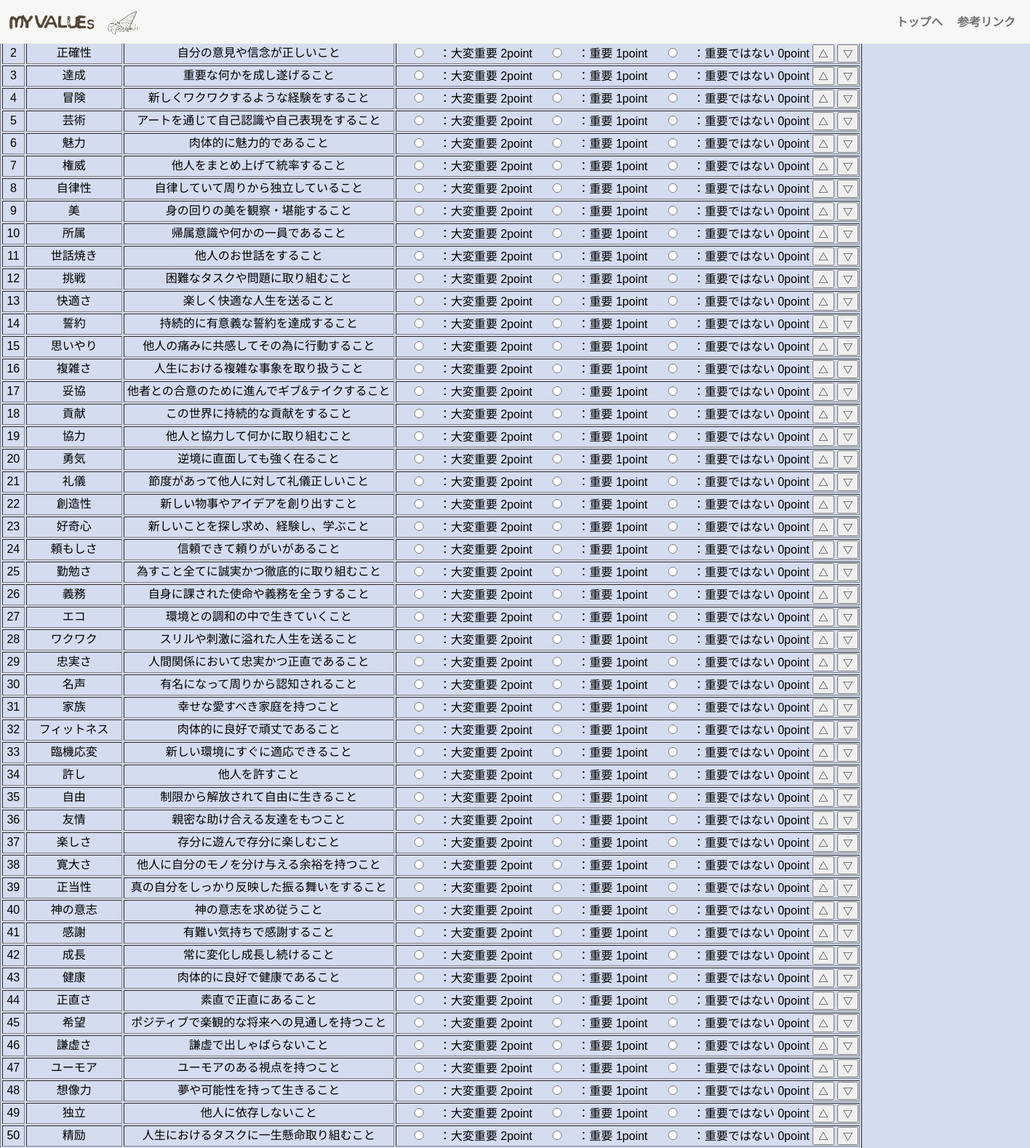
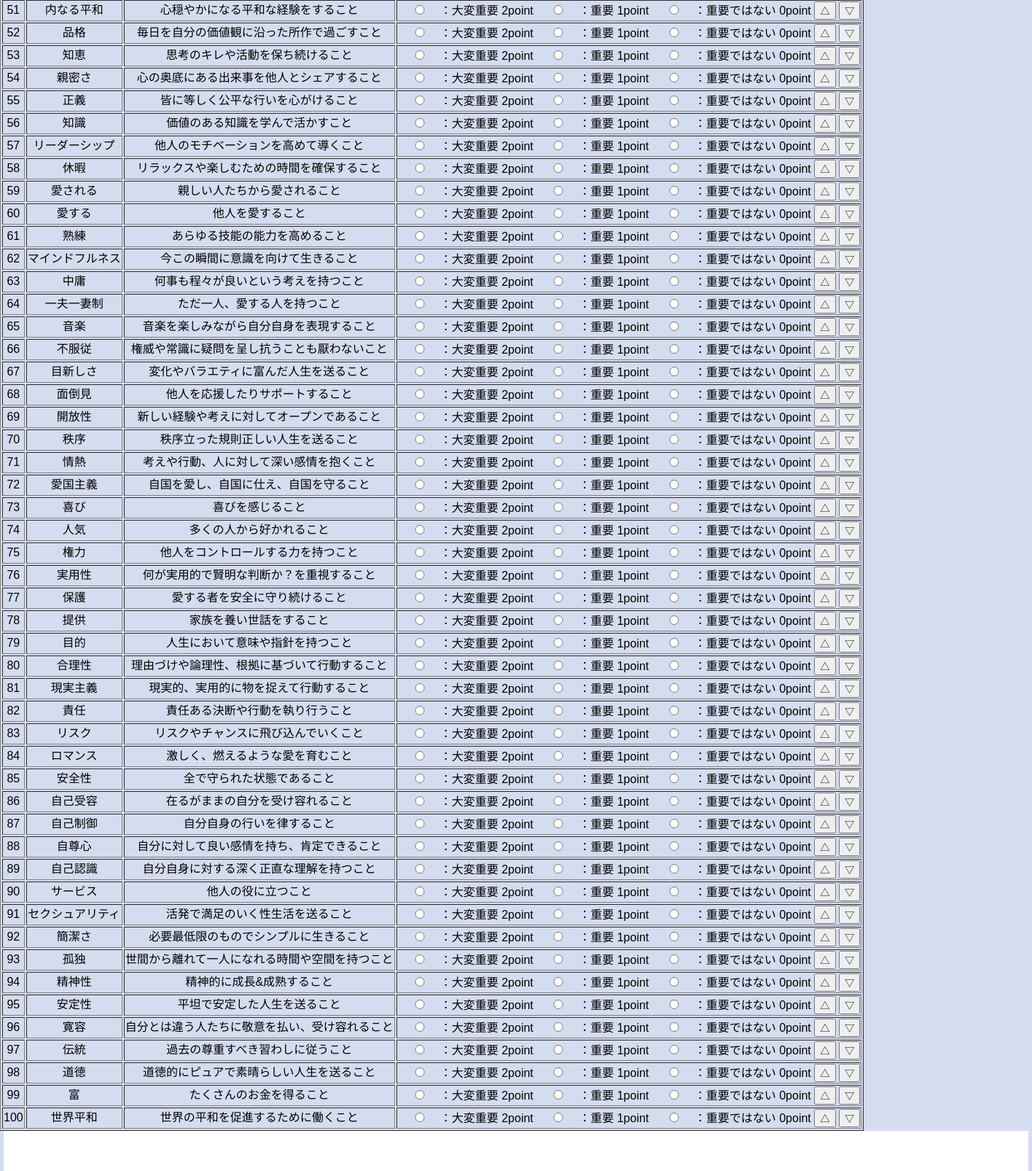
Before: /list100 (signed in, upper part) with the older database file (2 pictures, top to bottom).
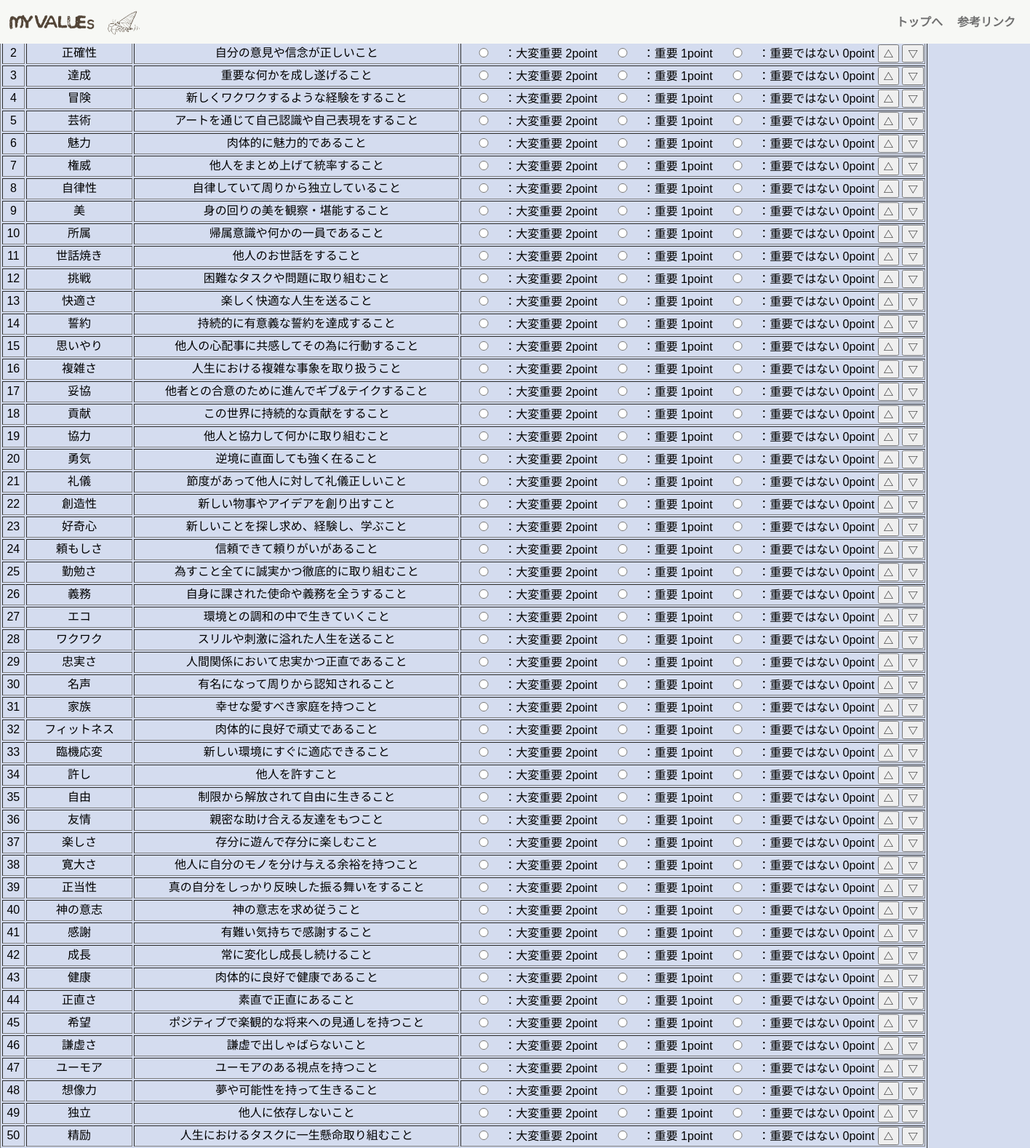
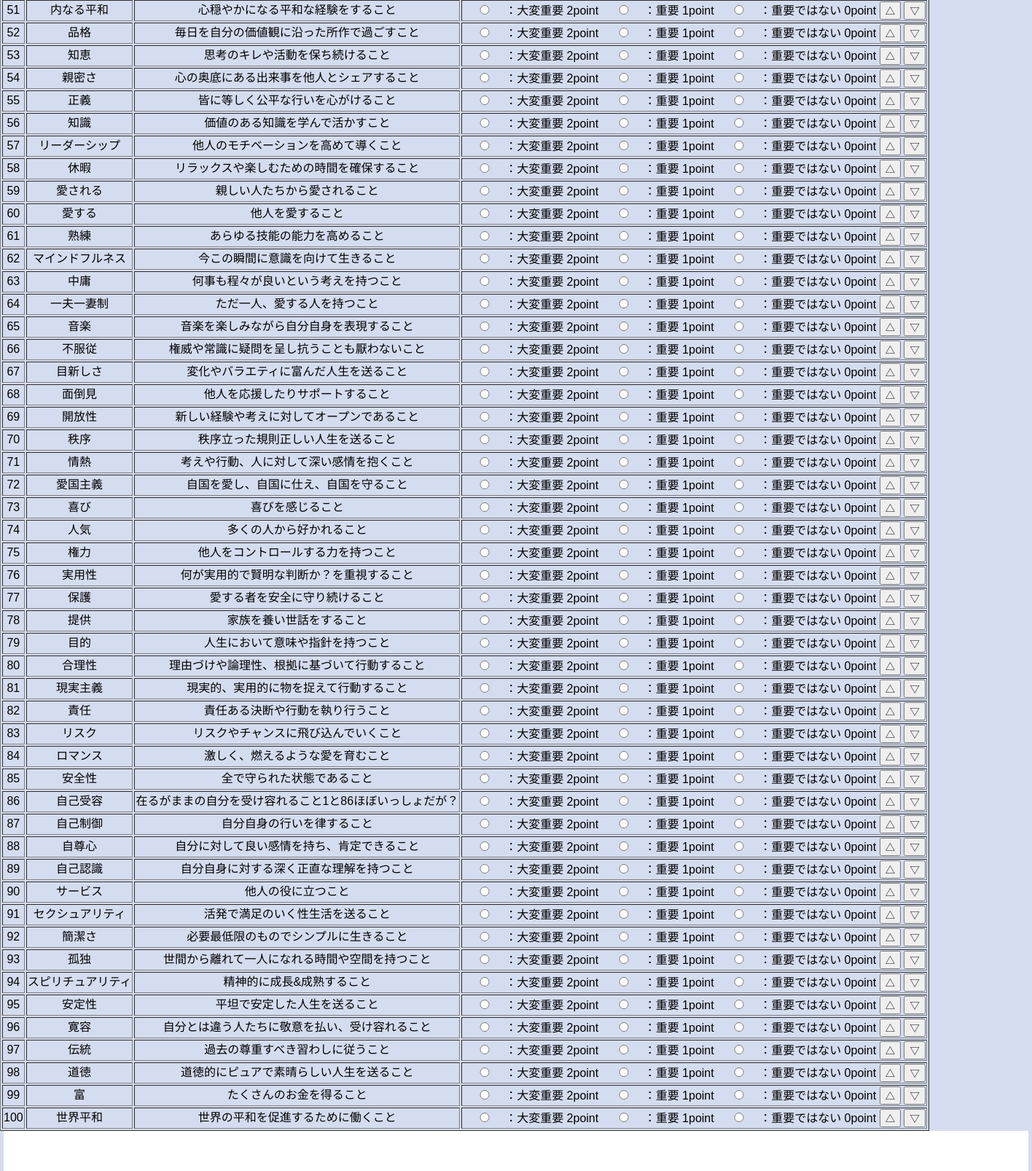
After: the same page with the newer database file (2 pictures, top to bottom).
### tables this page shows
CREATE TABLE "values100" (
	"id"	INTEGER,
	"value"	TEXT,
	"explanation"	TEXT,
	PRIMARY KEY("id")
);

### app.py (the view)
@app.route("/list100",methods=["GET"])
def list100():
    if "user_id" in session:
        user_id=session["user_id"]
        conn=sqlite3.connect("myvalues.db")
        c=conn.cursor()
        c.execute("Select id,value,explanation From values100;")
        value_list=[]
        for row in c.fetchall():
            value_list.append({"id":row[0],"task":row[1],"explanation":row[2]})
        c.close()
        conn.close()
        return render_template("list100.html",value_list=value_list,)
    else:
        return redirect("/login")

### templates/list100.html (shortened to what this page needs)
{% extends "base.html" %}
{% block content %}
<form action="/value_list" id="list100form" style="text-align:center;" method="post">
    <table border="1">
        {% for item in value_list %}
        <tr class="value_container">
            <td>{{item['id']}}</td>
            <td>{{item['task']}}</td>
            <td>{{item['explanation']}}</td>
            <td>
                <label><input type="radio" style="width: 50px;" name="r{{item['id']}}" value="2">：大変重要 2point</label>
                <label><input type="radio" style="width: 50px;" name="r{{item['id']}}" value="1">：重要 1point</label>
                <label><input type="radio" style="width: 50px;" name="r{{item['id']}}" value="0">：重要ではない 0point</label>
                <input type="button" class="up" value="△">
                <input type="button" class="down" value="▽">
            </td>
        </tr>
        {% endfor %}
    </table>
</form>
<img src="../static/img/myvalues_keshi.png" alt="">
{% endblock %}

### templates/base.html (shortened to what this page needs)
<!DOCTYPE html>
<html lang="ja">
<head>
    <link rel="stylesheet" href="../static/css/style.css">
</head>
<body>
    <div class="container-all">
        <header class="site-header">
        <div class="logo">
            <img src="../static/img/name.png" alt="">
        </div>
        <div class="logoimage">
            <img src="../static/img/myvalueslogo.png" alt="">
        </div>
        <div class="menu">
        <nav>
            <ul>
                <li><a  href="" >トップへ</a></li>
                <li><a  href="" >参考リンク</a></li>
            </ul>
        </nav>
        </div>
        </header>
    {% block content %}
    {% endblock %}
    </div>
</body>
</html>

### static/css/style.css (style rules this page uses)
html { overflow-y: scroll; }
body, h1, h2, h3, h4, h5, p, ul, ol, li, dl, dt, dd { margin: 0px; padding: 0px; }
body { background: #fff; text-align: center; font-size: 16px; line-height: 1.4; min-width: 100%; -webkit-text-size-adjust: 100%; }
li { list-style: none; }
a { outline: none; color: inherit; text-decoration: none; }
img { border: 0px; vertical-align: bottom; }
body { font-family: "Noto Sans Japanese", "ヒラギノ角ゴ Pro W3", "Hiragino Kaku Gothic Pro", "ヒラギノ角ゴ ProN W3", "Hiragino Kaku Gothic ProN", "游ゴシック", YuGothic, "メイリオ", "Meiryo", "HGPｺﾞｼｯｸM", "Osaka", "ＭＳ Ｐゴシック", sans-serif, Century Gothic, Arial,"M PLUS Rounded 1c"; }
.site-header { height: 60px; background: #F7F8F5; text-align: center; position: fixed; width: 100%; display: flex; }
header img { height:50px; }
.logo { margin: 5px,0px,0px,5px; padding-top: 5px; }
.logoimage { padding-top: 10px; }
.menu { margin:0 0 0 auto; }
ul { display: flex; list-style: none; margin: 5px; padding: 5px; }
li { margin:10px; font-family: 'M PLUS Rounded 1c', sans-serif; font-weight: 600; color:#707070; }
.container-all { background-color:#D4DCEF; width: 100%; height: auto !important; height: 100%; position: relative; min-height: 100%; }

Changed rows visible on the page:
changed values100 "思いやり": explanation "他人の痛みに共感してその為に行動すること" → "他人の心配事に共感してその為に行動すること"
changed values100 "自己受容": explanation "在るがままの自分を受け容れること" → "在るがままの自分を受け容れること1と86ほぼいっしょだが？"
changed values100 "精神的に成長&成熟すること": task "精神性" → "スピリチュアリティ"
